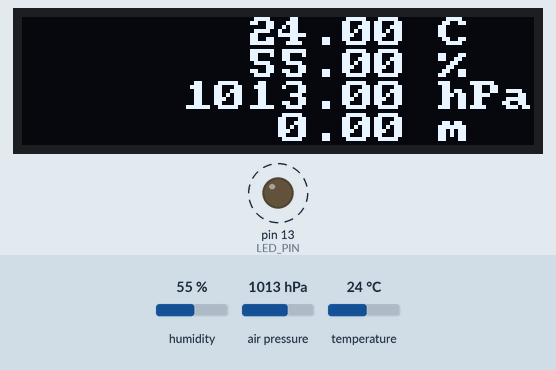
This sketch was run on a simulated Arduino Uno, built with avr-gcc and run on an emulated ATmega328P. On the bench: 128×32 one-colour display, output pins drawn as LEDs (lit = HIGH). Dashed ring = blinking. Inputs (shaded band) come from the test bench; at power-on: air pressure 1013 hPa, humidity 55 %, temperature 24 °C. What the sketch prints to the serial monitor is not drawn.

Above: at 3.5 s.
3.6 s: air pressure set to 1015 hPa
At 5.8 s:
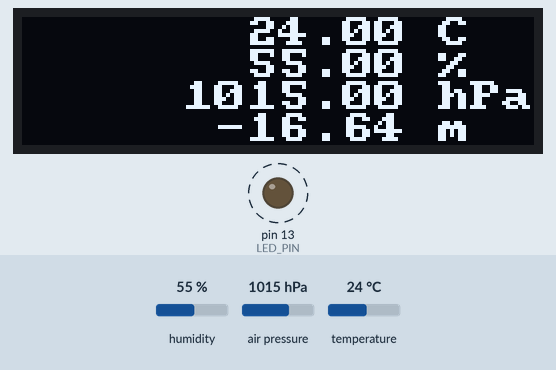
9.7 s: humidity set to 22 %
At 12.0 s:
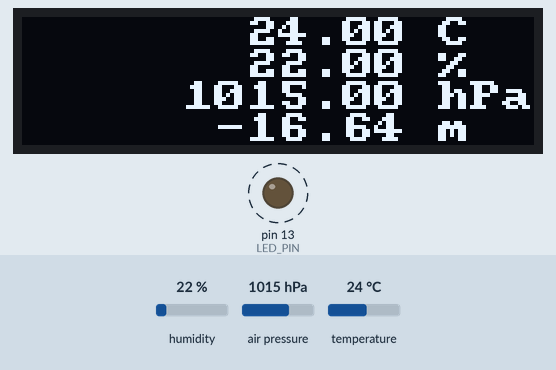
12.3 s: air pressure set to 952 hPa
At 14.0 s:
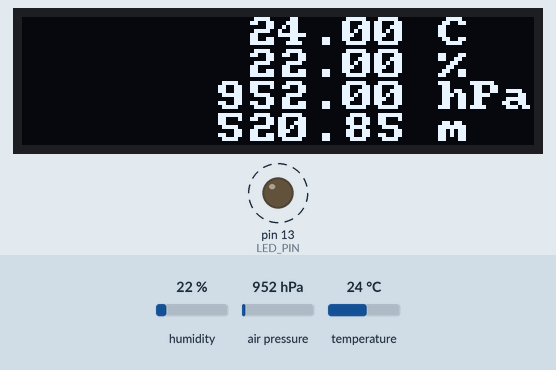
16.4 s: temperature set to 12 °C
At 17.5 s:
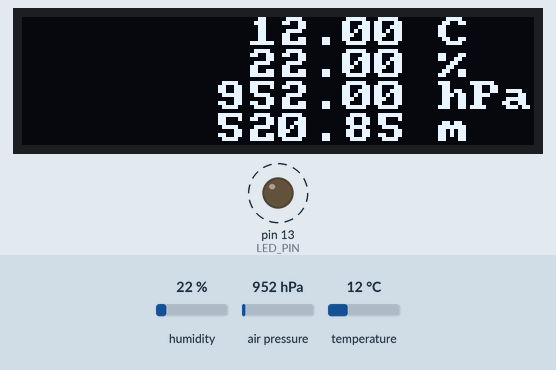
18.7 s: air pressure set to 1048 hPa
At 20.5 s:
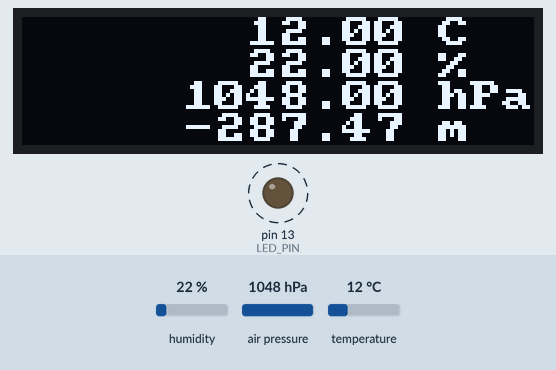
Timing chart, 0 to 23.7 s (numbered marks = the images above; inputs shaded):
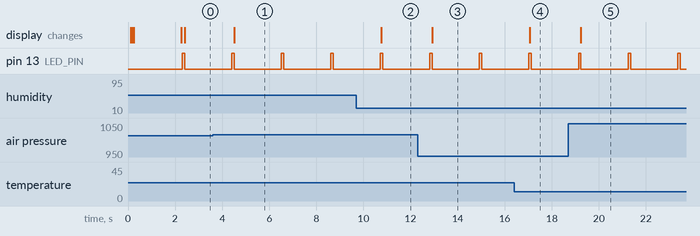

Measured:
- the behaviour switches between 1013 and 1014 hPa on air pressure (found by bisection; images 0 and 1)
- after the input at 3.6 s, the display: changes after 0.91 s (image 1)
- after the input at 9.7 s, the display: changes after 1.1 s (image 2)
- after the input at 12.3 s, the display: changes after 0.63 s (image 3)
- after the input at 16.4 s, the display: changes after 0.66 s (image 4)
- after the input at 18.7 s, the display: changes after 0.54 s (image 5)
- by itself, pin 13 (LED_PIN): alternates HIGH for 0.10 s and LOW for 2.0 s

The sketch:

Module5V.ino
```cpp
/*

  BME280 3.3V Module test

  For info and circuit diagrams see https://github.com/tardate/LittleArduinoProjects/tree/main/Electronics101/BME280/Module5V

 */

#include  <Adafruit_BME280.h>
#include <U8x8lib.h>

U8X8_SSD1306_128X32_UNIVISION_HW_I2C oled(U8X8_PIN_NONE);
const uint8_t * LARGE_FONT = u8x8_font_px437wyse700a_2x2_r;
const uint8_t * SMALL_FONT = u8x8_font_amstrad_cpc_extended_r;
const uint32_t SERIAL_SPEED = 115200;

const int LED_PIN = 13;
const uint16_t SAMPLING_DELAY = 2000;
const uint16_t SPLASH_DELAY = 2000;
const int SENSOR_ADDRESS = 0x76;
const float SEA_LEVEL_PRESSURE = 1013.0;

Adafruit_BME280 bmp;

/*
 * Command: one-time setup
 */
void setup() {
  pinMode(LED_PIN, OUTPUT);

  oled.begin();
  oled.setFont(LARGE_FONT);
  oled.drawString(2, 0, "BME280");
  oled.setFont(SMALL_FONT);
  oled.drawString(1, 2, "5V Sensor Test");
  oled.drawString(0, 3, "leap.tardate.com");

  Serial.begin(115200);
  while (!Serial) delay(100);
  Serial.println(F("BME280 Pressure Sensor"));
  Serial.println();
  Serial.println(F("| Temperature | Humidity | Pressure    | Altitude |"));
  Serial.println(F("|-------------|----------|-------------|----------|"));

  if  (!bmp.begin(SENSOR_ADDRESS)) {
    Serial.println(F("Could not find a valid BMP280 sensor, check wiring!"));
    while (1) delay(10);
  }

  delay(SPLASH_DELAY);

  oled.clearDisplay();
  oled.setFont(SMALL_FONT);
  oled.drawString(13, 0, "C");
  oled.drawString(13, 1, "%");
  oled.drawString(13, 2, "hPa");
  oled.drawString(13, 3, "m");
}

/*
 * Command: main loop
 */
void loop() {
  digitalWrite(LED_PIN, HIGH);

  static char temperature[15], humidity[15], pressure[15], altitude[15];

  dtostrf(bmp.readTemperature(), 5, 2, temperature);
  dtostrf(bmp.readHumidity(), 5, 2, humidity);
  dtostrf(bmp.readPressure()/100, 7, 2, pressure);
  dtostrf(bmp.readAltitude(SEA_LEVEL_PRESSURE), 7, 2, altitude);

  Serial.print("|    ");
  Serial.print(temperature);
  Serial.print(" ˚C |  ");
  Serial.print(humidity);
  Serial.print(" % | ");
  Serial.print(pressure);
  Serial.print(" hPa |");
  Serial.print(altitude);
  Serial.println(" m |");

  oled.setFont(SMALL_FONT);
  oled.drawString(7, 0, temperature);
  oled.drawString(7, 1, humidity);
  oled.drawString(5, 2, pressure);
  oled.drawString(5, 3, altitude);

  digitalWrite(LED_PIN, LOW);

  delay(SAMPLING_DELAY);

}
```
